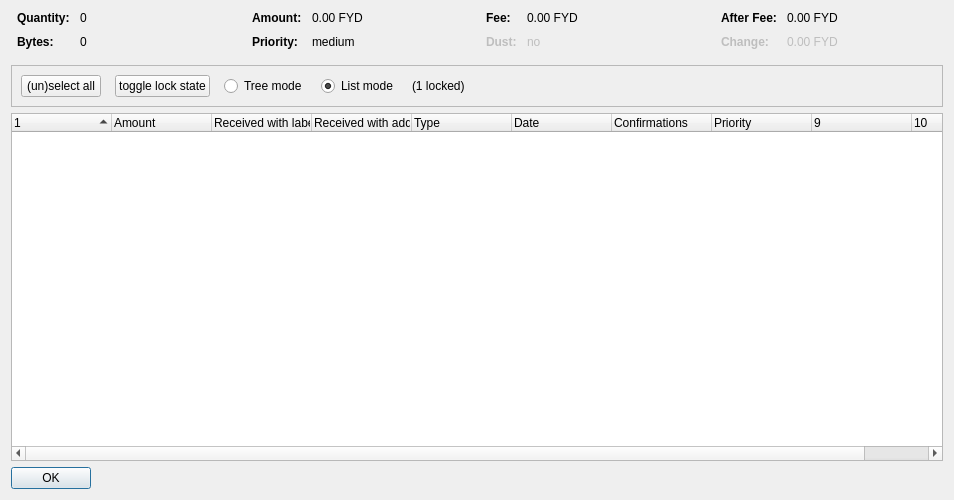
<?xml version="1.0" encoding="UTF-8"?>
<ui version="4.0">
 <class>CoinControlDialog</class>
 <widget class="QDialog" name="CoinControlDialog">
  <property name="geometry">
   <rect>
    <x>0</x>
    <y>0</y>
    <width>954</width>
    <height>500</height>
   </rect>
  </property>
  <property name="windowTitle">
   <string>Coin Selection</string>
  </property>
  <layout class="QVBoxLayout" name="verticalLayout">
   <item>
    <layout class="QHBoxLayout" name="horizontalLayoutTop" stretch="0,0,0,0">
     <property name="topMargin">
      <number>0</number>
     </property>
     <property name="bottomMargin">
      <number>10</number>
     </property>
     <item>
      <layout class="QFormLayout" name="formLayoutCoinControl1">
       <property name="horizontalSpacing">
        <number>10</number>
       </property>
       <property name="verticalSpacing">
        <number>10</number>
       </property>
       <property name="leftMargin">
        <number>6</number>
       </property>
       <property name="rightMargin">
        <number>6</number>
       </property>
       <item row="0" column="0">
        <widget class="QLabel" name="labelCoinControlQuantityText">
         <property name="font">
          <font>
           <weight>75</weight>
           <bold>true</bold>
          </font>
         </property>
         <property name="text">
          <string>Quantity:</string>
         </property>
        </widget>
       </item>
       <item row="0" column="1">
        <widget class="QLabel" name="labelCoinControlQuantity">
         <property name="cursor">
          <cursorShape>IBeamCursor</cursorShape>
         </property>
         <property name="contextMenuPolicy">
          <enum>Qt::ActionsContextMenu</enum>
         </property>
         <property name="text">
          <string notr="true">0</string>
         </property>
         <property name="textInteractionFlags">
          <set>Qt::LinksAccessibleByMouse|Qt::TextSelectableByKeyboard|Qt::TextSelectableByMouse</set>
         </property>
        </widget>
       </item>
       <item row="1" column="0">
        <widget class="QLabel" name="labelCoinControlBytesText">
         <property name="font">
          <font>
           <weight>75</weight>
           <bold>true</bold>
          </font>
         </property>
         <property name="text">
          <string>Bytes:</string>
         </property>
        </widget>
       </item>
       <item row="1" column="1">
        <widget class="QLabel" name="labelCoinControlBytes">
         <property name="cursor">
          <cursorShape>IBeamCursor</cursorShape>
         </property>
         <property name="contextMenuPolicy">
          <enum>Qt::ActionsContextMenu</enum>
         </property>
         <property name="text">
          <string notr="true">0</string>
         </property>
         <property name="textInteractionFlags">
          <set>Qt::LinksAccessibleByMouse|Qt::TextSelectableByKeyboard|Qt::TextSelectableByMouse</set>
         </property>
        </widget>
       </item>
      </layout>
     </item>
     <item>
      <layout class="QFormLayout" name="formLayoutCoinControl2">
       <property name="horizontalSpacing">
        <number>10</number>
       </property>
       <property name="verticalSpacing">
        <number>10</number>
       </property>
       <property name="leftMargin">
        <number>6</number>
       </property>
       <property name="rightMargin">
        <number>6</number>
       </property>
       <item row="0" column="0">
        <widget class="QLabel" name="labelCoinControlAmountText">
         <property name="font">
          <font>
           <weight>75</weight>
           <bold>true</bold>
          </font>
         </property>
         <property name="text">
          <string>Amount:</string>
         </property>
        </widget>
       </item>
       <item row="0" column="1">
        <widget class="QLabel" name="labelCoinControlAmount">
         <property name="cursor">
          <cursorShape>IBeamCursor</cursorShape>
         </property>
         <property name="contextMenuPolicy">
          <enum>Qt::ActionsContextMenu</enum>
         </property>
         <property name="text">
          <string notr="true">0.00 FYD</string>
         </property>
         <property name="textInteractionFlags">
          <set>Qt::LinksAccessibleByMouse|Qt::TextSelectableByKeyboard|Qt::TextSelectableByMouse</set>
         </property>
        </widget>
       </item>
       <item row="1" column="0">
        <widget class="QLabel" name="labelCoinControlPriorityText">
         <property name="font">
          <font>
           <weight>75</weight>
           <bold>true</bold>
          </font>
         </property>
         <property name="text">
          <string>Priority:</string>
         </property>
        </widget>
       </item>
       <item row="1" column="1">
        <widget class="QLabel" name="labelCoinControlPriority">
         <property name="cursor">
          <cursorShape>IBeamCursor</cursorShape>
         </property>
         <property name="contextMenuPolicy">
          <enum>Qt::ActionsContextMenu</enum>
         </property>
         <property name="text">
          <string>medium</string>
         </property>
         <property name="textInteractionFlags">
          <set>Qt::LinksAccessibleByMouse|Qt::TextSelectableByKeyboard|Qt::TextSelectableByMouse</set>
         </property>
        </widget>
       </item>
      </layout>
     </item>
     <item>
      <layout class="QFormLayout" name="formLayoutCoinControl3">
       <property name="horizontalSpacing">
        <number>10</number>
       </property>
       <property name="verticalSpacing">
        <number>10</number>
       </property>
       <property name="leftMargin">
        <number>6</number>
       </property>
       <property name="rightMargin">
        <number>6</number>
       </property>
       <item row="0" column="0">
        <widget class="QLabel" name="labelCoinControlFeeText">
         <property name="font">
          <font>
           <weight>75</weight>
           <bold>true</bold>
          </font>
         </property>
         <property name="text">
          <string>Fee:</string>
         </property>
        </widget>
       </item>
       <item row="0" column="1">
        <widget class="QLabel" name="labelCoinControlFee">
         <property name="cursor">
          <cursorShape>IBeamCursor</cursorShape>
         </property>
         <property name="contextMenuPolicy">
          <enum>Qt::ActionsContextMenu</enum>
         </property>
         <property name="text">
          <string notr="true">0.00 FYD</string>
         </property>
         <property name="textInteractionFlags">
          <set>Qt::LinksAccessibleByMouse|Qt::TextSelectableByKeyboard|Qt::TextSelectableByMouse</set>
         </property>
        </widget>
       </item>
       <item row="1" column="0">
        <widget class="QLabel" name="labelCoinControlLowOutputText">
         <property name="enabled">
          <bool>false</bool>
         </property>
         <property name="font">
          <font>
           <weight>75</weight>
           <bold>true</bold>
          </font>
         </property>
         <property name="text">
          <string>Dust:</string>
         </property>
        </widget>
       </item>
       <item row="1" column="1">
        <widget class="QLabel" name="labelCoinControlLowOutput">
         <property name="enabled">
          <bool>false</bool>
         </property>
         <property name="cursor">
          <cursorShape>IBeamCursor</cursorShape>
         </property>
         <property name="contextMenuPolicy">
          <enum>Qt::ActionsContextMenu</enum>
         </property>
         <property name="text">
          <string>no</string>
         </property>
         <property name="textInteractionFlags">
          <set>Qt::LinksAccessibleByMouse|Qt::TextSelectableByKeyboard|Qt::TextSelectableByMouse</set>
         </property>
        </widget>
       </item>
      </layout>
     </item>
     <item>
      <layout class="QFormLayout" name="formLayoutCoinControl4">
       <property name="horizontalSpacing">
        <number>10</number>
       </property>
       <property name="verticalSpacing">
        <number>10</number>
       </property>
       <property name="leftMargin">
        <number>6</number>
       </property>
       <property name="rightMargin">
        <number>6</number>
       </property>
       <item row="0" column="0">
        <widget class="QLabel" name="labelCoinControlAfterFeeText">
         <property name="font">
          <font>
           <weight>75</weight>
           <bold>true</bold>
          </font>
         </property>
         <property name="text">
          <string>After Fee:</string>
         </property>
        </widget>
       </item>
       <item row="0" column="1">
        <widget class="QLabel" name="labelCoinControlAfterFee">
         <property name="cursor">
          <cursorShape>IBeamCursor</cursorShape>
         </property>
         <property name="contextMenuPolicy">
          <enum>Qt::ActionsContextMenu</enum>
         </property>
         <property name="text">
          <string notr="true">0.00 FYD</string>
         </property>
         <property name="textInteractionFlags">
          <set>Qt::LinksAccessibleByMouse|Qt::TextSelectableByKeyboard|Qt::TextSelectableByMouse</set>
         </property>
        </widget>
       </item>
       <item row="1" column="0">
        <widget class="QLabel" name="labelCoinControlChangeText">
         <property name="enabled">
          <bool>false</bool>
         </property>
         <property name="font">
          <font>
           <weight>75</weight>
           <bold>true</bold>
          </font>
         </property>
         <property name="text">
          <string>Change:</string>
         </property>
        </widget>
       </item>
       <item row="1" column="1">
        <widget class="QLabel" name="labelCoinControlChange">
         <property name="enabled">
          <bool>false</bool>
         </property>
         <property name="cursor">
          <cursorShape>IBeamCursor</cursorShape>
         </property>
         <property name="contextMenuPolicy">
          <enum>Qt::ActionsContextMenu</enum>
         </property>
         <property name="text">
          <string notr="true">0.00 FYD</string>
         </property>
         <property name="textInteractionFlags">
          <set>Qt::LinksAccessibleByMouse|Qt::TextSelectableByKeyboard|Qt::TextSelectableByMouse</set>
         </property>
        </widget>
       </item>
      </layout>
     </item>
    </layout>
   </item>
   <item>
    <widget class="QFrame" name="frame">
     <property name="minimumSize">
      <size>
       <width>0</width>
       <height>40</height>
      </size>
     </property>
     <property name="frameShape">
      <enum>QFrame::StyledPanel</enum>
     </property>
     <property name="frameShadow">
      <enum>QFrame::Sunken</enum>
     </property>
     <layout class="QHBoxLayout" name="horizontalLayout">
      <item>
       <layout class="QHBoxLayout" name="horizontalLayoutPanel" stretch="0,0,0,0,0,0">
        <property name="spacing">
         <number>14</number>
        </property>
        <item>
         <widget class="QPushButton" name="pushButtonSelectAll">
          <property name="sizePolicy">
           <sizepolicy hsizetype="Maximum" vsizetype="Fixed">
            <horstretch>0</horstretch>
            <verstretch>0</verstretch>
           </sizepolicy>
          </property>
          <property name="text">
           <string>(un)select all</string>
          </property>
          <property name="autoDefault">
           <bool>false</bool>
          </property>
         </widget>
        </item>
        <item>
         <widget class="QPushButton" name="pushButtonToggleLock">
          <property name="sizePolicy">
           <sizepolicy hsizetype="Maximum" vsizetype="Fixed">
            <horstretch>0</horstretch>
            <verstretch>0</verstretch>
           </sizepolicy>
          </property>
          <property name="text">
           <string>toggle lock state</string>
          </property>
          <property name="autoDefault">
           <bool>false</bool>
          </property>
         </widget>
        </item>
        <item>
         <widget class="QRadioButton" name="radioTreeMode">
          <property name="sizePolicy">
           <sizepolicy hsizetype="Maximum" vsizetype="Fixed">
            <horstretch>0</horstretch>
            <verstretch>0</verstretch>
           </sizepolicy>
          </property>
          <property name="text">
           <string>Tree mode</string>
          </property>
         </widget>
        </item>
        <item>
         <widget class="QRadioButton" name="radioListMode">
          <property name="sizePolicy">
           <sizepolicy hsizetype="Maximum" vsizetype="Fixed">
            <horstretch>0</horstretch>
            <verstretch>0</verstretch>
           </sizepolicy>
          </property>
          <property name="text">
           <string>List mode</string>
          </property>
          <property name="checked">
           <bool>true</bool>
          </property>
         </widget>
        </item>
        <item>
         <widget class="QLabel" name="labelLocked">
          <property name="text">
           <string>(1 locked)</string>
          </property>
         </widget>
        </item>
        <item>
         <spacer name="horizontalSpacer">
          <property name="orientation">
           <enum>Qt::Horizontal</enum>
          </property>
          <property name="sizeHint" stdset="0">
           <size>
            <width>40</width>
            <height>20</height>
           </size>
          </property>
         </spacer>
        </item>
       </layout>
      </item>
     </layout>
    </widget>
   </item>
   <item>
    <widget class="CoinControlTreeWidget" name="treeWidget">
     <property name="contextMenuPolicy">
      <enum>Qt::CustomContextMenu</enum>
     </property>
     <property name="sortingEnabled">
      <bool>false</bool>
     </property>
     <property name="columnCount">
      <number>10</number>
     </property>
     <attribute name="headerShowSortIndicator" stdset="0">
      <bool>true</bool>
     </attribute>
     <attribute name="headerStretchLastSection">
      <bool>false</bool>
     </attribute>
     <column>
      <property name="text">
       <string/>
      </property>
     </column>
     <column>
      <property name="text">
       <string>Amount</string>
      </property>
     </column>
     <column>
      <property name="text">
       <string>Received with label</string>
      </property>
     </column>
     <column>
      <property name="text">
       <string>Received with address</string>
      </property>
     </column>
     <column>
      <property name="text">
       <string>Type</string>
      </property>
     </column>
     <column>
      <property name="text">
       <string>Date</string>
      </property>
     </column>
     <column>
      <property name="text">
       <string>Confirmations</string>
      </property>
      <property name="toolTip">
       <string>Confirmed</string>
      </property>
     </column>
     <column>
      <property name="text">
       <string>Priority</string>
      </property>
     </column>
     <column>
      <property name="text">
       <string/>
      </property>
     </column>
     <column>
      <property name="text">
       <string/>
      </property>
     </column>
    </widget>
   </item>
   <item>
    <widget class="QDialogButtonBox" name="buttonBox">
     <property name="sizePolicy">
      <sizepolicy hsizetype="Maximum" vsizetype="Fixed">
       <horstretch>0</horstretch>
       <verstretch>0</verstretch>
      </sizepolicy>
     </property>
     <property name="orientation">
      <enum>Qt::Horizontal</enum>
     </property>
     <property name="standardButtons">
      <set>QDialogButtonBox::Ok</set>
     </property>
    </widget>
   </item>
  </layout>
 </widget>
 <customwidgets>
  <customwidget>
   <class>CoinControlTreeWidget</class>
   <extends>QTreeWidget</extends>
   <header>coincontroltreewidget.h</header>
  </customwidget>
 </customwidgets>
 <resources/>
 <connections/>
</ui>
